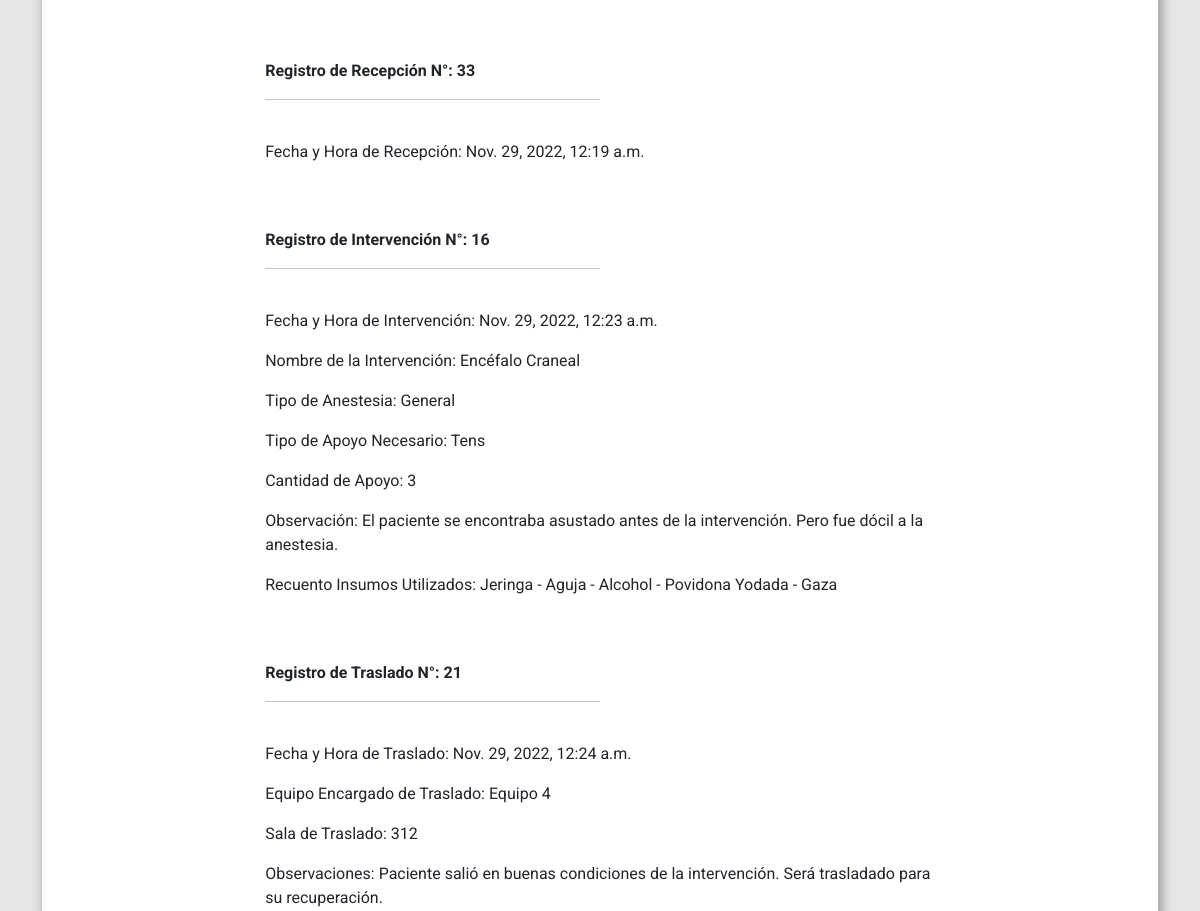
The app's page /verReg.html/15/ (middle part), older data.
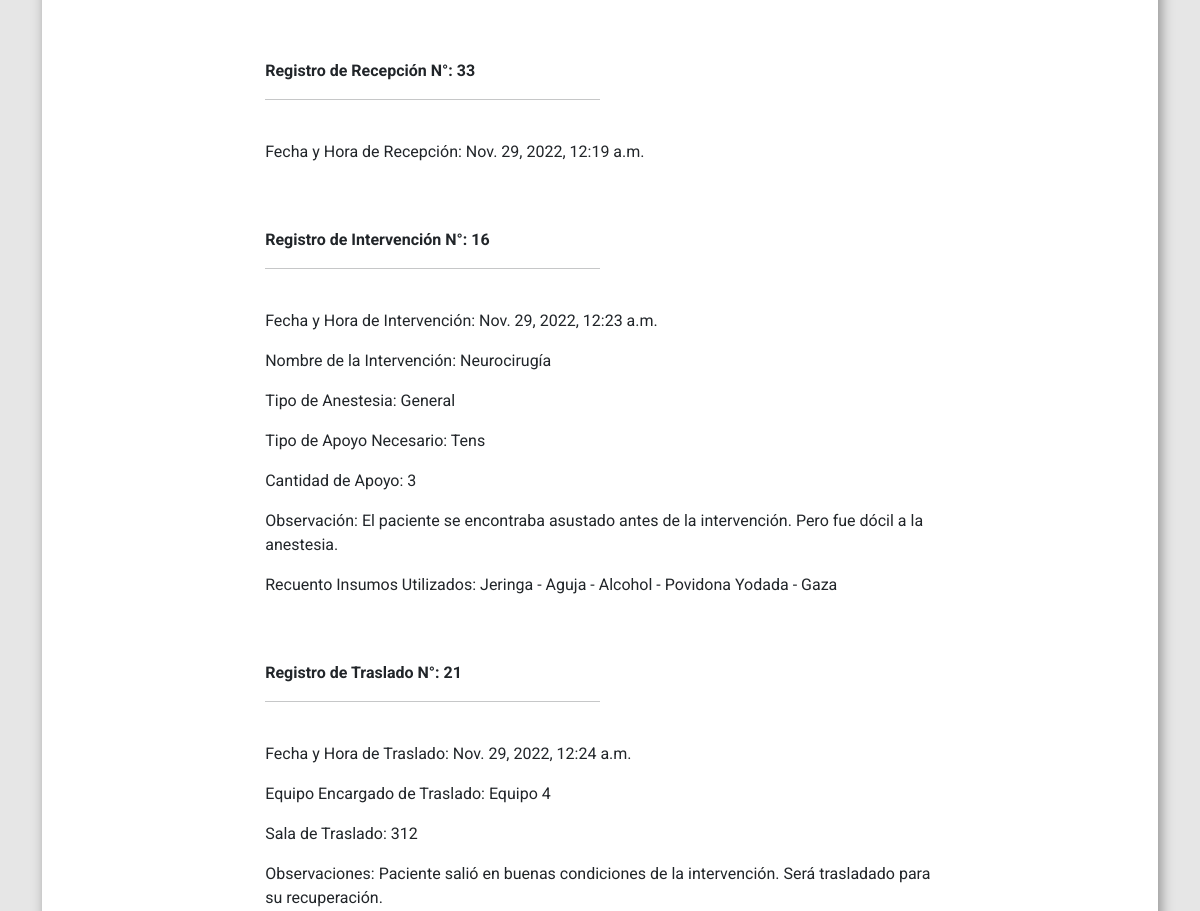
The same page, newer data.
### app/models.py (models this page shows, shortened)
class RegQuirurgico (models.Model):
    regQuiId = models.BigAutoField(primary_key=True, verbose_name='Id  Registro de Quirúrgico')
    regQuiFecha = models.DateTimeField(default=django.utils.timezone.now, verbose_name='Fecha Registro de Quirúrgico')
    regQuiRec = models.OneToOneField(RegRecepcion, on_delete=models.CASCADE)
    regQuiInter = models.OneToOneField(InfIntervencion, on_delete=models.CASCADE, blank=True, null=True)
    regQuiTras = models.OneToOneField(InfTraslado, on_delete=models.CASCADE)

class InfIntervencion (models.Model):
    interId = models.BigAutoField(primary_key=True, verbose_name='Id  Intervención')
    interFecha = models.DateTimeField(default=django.utils.timezone.now, verbose_name='Fecha Intervención')
    interNombre = models.ForeignKey(Cirugia, on_delete=models.CASCADE)
    interAnestesia = models.CharField(max_length=50, verbose_name='Anestesia Intervención')
    interApoyo = models.CharField(max_length=50, blank=True, default="", verbose_name='Apoyo Intervención')
    interCantApoyo = models.IntegerField(blank=True, default=0, verbose_name='Cantidad de Apoyo Intervención')
    interObs = models.CharField(max_length=250, blank=True, default="", verbose_name='Observación Intervención')
    interInsumos = models.CharField(max_length=500, blank=True, default=0,verbose_name='Recuento de Insumos Intervención')
    interRecep = models.OneToOneField(RegRecepcion, on_delete=models.CASCADE)

class Cirugia (models.Model):
    cirugiaId = models.BigAutoField(primary_key=True, verbose_name='Id Cirugía')
    cirugiaNombre = models.CharField(max_length=100, verbose_name='Nombre Cirugia')
    class Meta:
        ordering=['cirugiaNombre']

class RegRecepcion (models.Model):
    regRecepId = models.BigAutoField(primary_key=True, verbose_name='Id  Registro de Recepción')
    regRecepFecha = models.DateTimeField(default=django.utils.timezone.now, verbose_name='Fecha Registro de Recepción')
    regRecepPac = models.OneToOneField(Paciente, on_delete=models.CASCADE)

class InfTraslado (models.Model):
    trasId = models.BigAutoField(primary_key=True, verbose_name='Id  Traslado')
    trasFecha = models.DateTimeField(default=django.utils.timezone.now, verbose_name='Fecha Traslado')
    trasEquipo = models.CharField(max_length=50, verbose_name='Equipo Traslado')
    trasSala = models.CharField(max_length=50, verbose_name='Sala Traslado')
    trasObs = models.CharField(max_length=250, blank=True, default="", verbose_name='Observación Traslado')
    trasRecep = models.OneToOneField(RegRecepcion, on_delete=models.CASCADE)
    trasInter = models.OneToOneField(InfIntervencion, on_delete=models.CASCADE, blank=True, null=True)

### app/views.py (the view)
# urls.py: path('verReg.html/<id>/', verReg ,name="verReg"),
def verReg(request, id):
    regQ = models.RegQuirurgico.objects.get(regQuiId=id)
    return render(request, 'ssmso/verReg.html', {'r' : regQ})

### app/templates/ssmso/verReg.html (shortened to what this page needs)
<!DOCTYPE html>
<html lang="es">
    {% load static %}
<head>
    {% include './default/head.html' %}
    <link rel="stylesheet" href="{% static '/ssmso/css/forms-styles.css' %}">
</head>
<body>
    {% load static %}
    <div class="container">
        <div class="body-bg">
            <hr><br><br>
            <br><br>
            {% if r.regQuiRec.regRecepPac.paCirugiasAnteriores != "" %}
            <div class="row">
                <div class="col"><p>Cirugias Anteriores: {{r.regQuiRec.regRecepPac.paCirugiasAnteriores}}</p></div>
            </div>
            {% endif %}
            <br><br>
            <div class="row">
                <div class="col">
                    <b>Registro de Recepción N°: {{r.regQuiRec.regRecepId}}</b>
                    <hr class="bg-info subtitlehr">
                    <br>
                </div>
            </div>
            <div class="row">
                <div class="col"><p>Fecha y Hora de Recepción: {{r.regQuiRec.regRecepFecha}}</p></div>
            </div>
            <br><br>
            {% if r.regQuiInter %}
            <div class="row">
                <div class="col">
                    <b>Registro de Intervención N°: {{r.regQuiInter.interId}}</b>
                    <hr class="bg-info subtitlehr">
                    <br>
                </div>
            </div>
            <div class="row">
                <div class="col"><p>Fecha y Hora de Intervención: {{r.regQuiInter.interFecha}}</p></div>
            </div>
            <div class="row">
                <div class="col"><p>Nombre de la Intervención: {{r.regQuiInter.interNombre.cirugiaNombre}}</p></div>
            </div>
            <div class="row">
                <div class="col"><p>Tipo de Anestesia: {{r.regQuiInter.interAnestesia}}</p></div>
            </div>
            {% if r.regQuiInter.interApoyo != "" %}
            <div class="row">
                <div class="col"><p>Tipo de Apoyo Necesario: {{r.regQuiInter.interApoyo}}</p></div>
            </div>
            {% endif %}
            {% if r.regQuiInter.interCantApoyo != 0 %}
            <div class="row">
                <div class="col"><p>Cantidad de Apoyo: {{r.regQuiInter.interCantApoyo}}</p></div>
            </div>
            {% endif %}
            {% if r.regQuiInter.interObs != "" %}
            <div class="row">
                <div class="col"><p>Observación: {{r.regQuiInter.interObs}}</p></div>
            </div>
            {% endif %}
            {% if r.regQuiInter.interInsumos != "" %}
            <div class="row">
                <div class="col"><p>Recuento Insumos Utilizados: {{r.regQuiInter.interInsumos}}</p></div>
            </div>
            {% endif %}
            {% else %}
            <hr>
            <h5><b>NO SE REGISTRÓ LA INTERVENCIÓN QUIRÚRGICA (NO SE REALIZÓ LA INTERVENCIÓN)</b></h5>
            <hr>
            {% endif %}
            <br><br>
            <div class="row">
               <div class="col">
                   <b>Registro de Traslado N°: {{r.regQuiTras.trasId}}</b>
                   <hr class="bg-info subtitlehr">
                   <br>
               </div>
            </div>
            <div class="row">
                <div class="col"><p>Fecha y Hora de Traslado: {{r.regQuiTras.trasFecha}}</p></div>
            </div>
            <div class="row">
                <div class="col"><p>Equipo Encargado de Traslado: {{r.regQuiTras.trasEquipo}}</p></div>
            </div>
            <div class="row">
                <div class="col"><p>Sala de Traslado: {{r.regQuiTras.trasSala}}</p></div>
            </div>
            {% if r.regQuiTras.trasObs != "" %}
            <div class="row">
                <div class="col"><p>Observaciones: {{r.regQuiTras.trasObs}}</p></div>
            </div>
            {% endif %}
            <br><br>
        </div>
    </div>
</body>
</html>

Row changes from the older to the newer data that the page shows:
changed through a linked row, RegQuirurgico "General": regQuiInter.interNombre.cirugiaNombre "Encéfalo Craneal" → "Neurocirugía"
